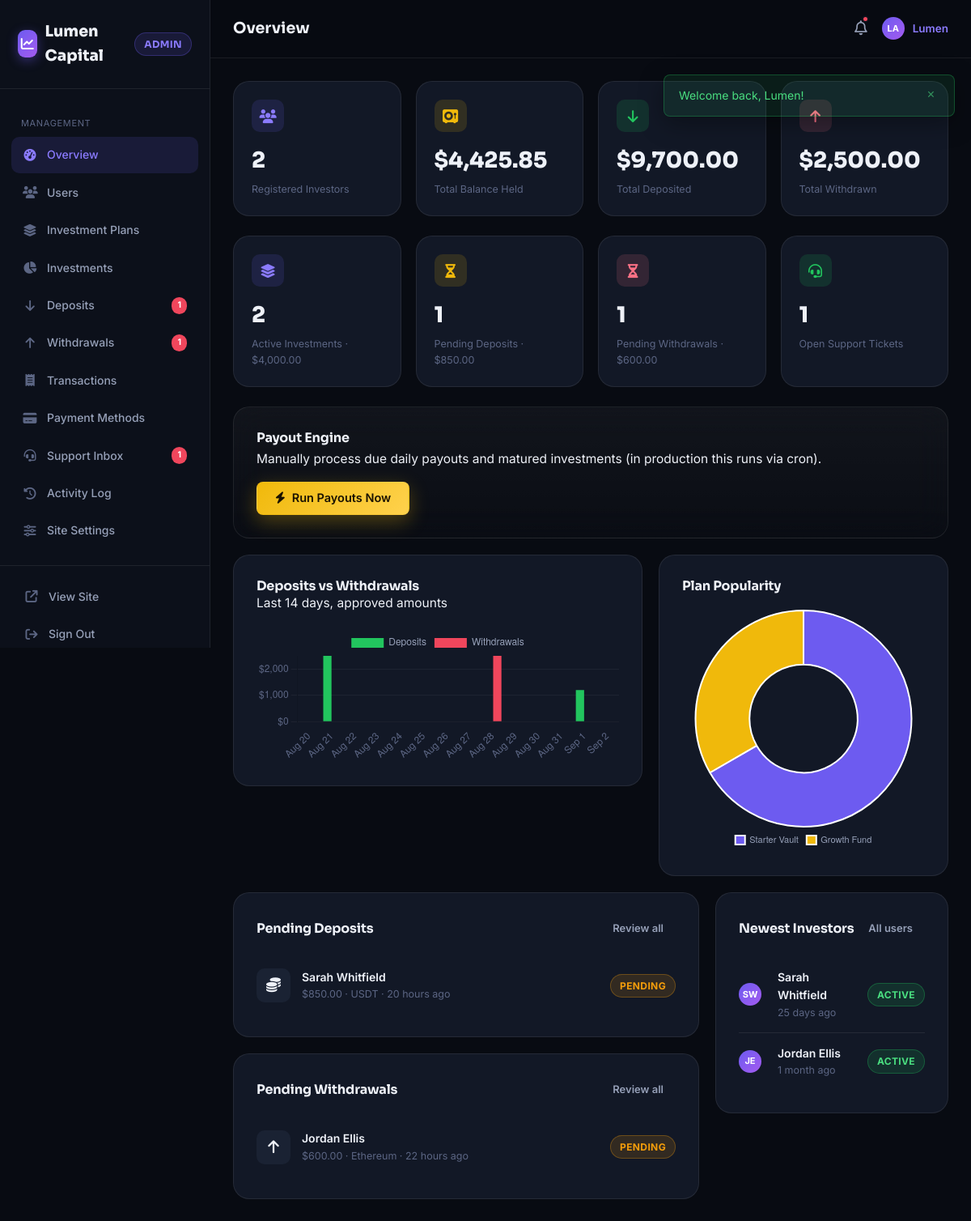
/admin/index.php (signed in), run on the app's committed database.
### tables this page shows
CREATE TABLE `users` (
  `id`                  INT UNSIGNED AUTO_INCREMENT PRIMARY KEY,
  `full_name`           VARCHAR(120)      NOT NULL,
  `email`               VARCHAR(160)      NOT NULL,
  `phone`               VARCHAR(30)       DEFAULT NULL,
  `country`             VARCHAR(80)       DEFAULT NULL,
  `password_hash`       VARCHAR(255)      NOT NULL,
  `referral_code`       VARCHAR(12)       NOT NULL,
  `referred_by`         INT UNSIGNED      DEFAULT NULL,
  `role`                ENUM('user','admin') NOT NULL DEFAULT 'user',
  `status`              ENUM('active','suspended') NOT NULL DEFAULT 'active',
  `balance`             DECIMAL(15,2)     NOT NULL DEFAULT 0.00,
  `total_deposited`     DECIMAL(15,2)     NOT NULL DEFAULT 0.00,
  `total_invested`      DECIMAL(15,2)     NOT NULL DEFAULT 0.00,
  `total_earned`        DECIMAL(15,2)     NOT NULL DEFAULT 0.00,
  `total_withdrawn`     DECIMAL(15,2)     NOT NULL DEFAULT 0.00,
  `payout_wallet`       VARCHAR(160)      DEFAULT NULL,
  `avatar_seed`         VARCHAR(40)       DEFAULT NULL,
  `email_verified_at`   DATETIME          DEFAULT NULL,
  `last_login_at`       DATETIME          DEFAULT NULL,
  `last_login_ip`       VARCHAR(45)       DEFAULT NULL,
  `failed_attempts`     TINYINT UNSIGNED  NOT NULL DEFAULT 0,
  `locked_until`        DATETIME          DEFAULT NULL,
  `created_at`          DATETIME          NOT NULL DEFAULT CURRENT_TIMESTAMP,
  `updated_at`          DATETIME          NOT NULL DEFAULT CURRENT_TIMESTAMP ON UPDATE CURRENT_TIMESTAMP,
  UNIQUE KEY `uq_users_email` (`email`),
  UNIQUE KEY `uq_users_referral_code` (`referral_code`),
  KEY `idx_users_referred_by` (`referred_by`)
);

CREATE TABLE `deposits` (
  `id`                  INT UNSIGNED AUTO_INCREMENT PRIMARY KEY,
  `user_id`             INT UNSIGNED      NOT NULL,
  `amount`              DECIMAL(15,2)     NOT NULL,
  `currency_code`       VARCHAR(20)       NOT NULL,
  `method_label`        VARCHAR(60)       NOT NULL,
  `address_used`        VARCHAR(160)      DEFAULT NULL,
  `txn_reference`       VARCHAR(160)      DEFAULT NULL,
  `note`                VARCHAR(255)      DEFAULT NULL,
  `status`              ENUM('pending','approved','rejected') NOT NULL DEFAULT 'pending',
  `admin_id`            INT UNSIGNED      DEFAULT NULL,
  `admin_note`          VARCHAR(255)      DEFAULT NULL,
  `created_at`          DATETIME          NOT NULL DEFAULT CURRENT_TIMESTAMP,
  `processed_at`        DATETIME          DEFAULT NULL,
  KEY `idx_dep_user` (`user_id`),
  KEY `idx_dep_status` (`status`)
);

CREATE TABLE `withdrawals` (
  `id`                  INT UNSIGNED AUTO_INCREMENT PRIMARY KEY,
  `user_id`             INT UNSIGNED      NOT NULL,
  `amount`              DECIMAL(15,2)     NOT NULL,
  `fee`                 DECIMAL(15,2)     NOT NULL DEFAULT 0.00,
  `net_amount`          DECIMAL(15,2)     NOT NULL,
  `method_label`        VARCHAR(60)       NOT NULL,
  `destination`         VARCHAR(160)      NOT NULL,
  `status`              ENUM('pending','approved','rejected') NOT NULL DEFAULT 'pending',
  `admin_id`            INT UNSIGNED      DEFAULT NULL,
  `admin_note`          VARCHAR(255)      DEFAULT NULL,
  `created_at`          DATETIME          NOT NULL DEFAULT CURRENT_TIMESTAMP,
  `processed_at`        DATETIME          DEFAULT NULL,
  KEY `idx_wd_user` (`user_id`),
  KEY `idx_wd_status` (`status`)
);

### admin/index.php (the view, shortened to what the rows shown need)
<?php
require_admin();
$days = [];
for ($i = 13; $i >= 0; $i--) { $days[] = date('Y-m-d', strtotime("-{$i} days")); }
$depByDay = db()->query("SELECT DATE(created_at) d, COALESCE(SUM(amount),0) s FROM deposits WHERE status='approved' AND created_at >= NOW() - INTERVAL 14 DAY GROUP BY DATE(created_at)")->fetchAll(PDO::FETCH_KEY_PAIR);
$wdByDay = db()->query("SELECT DATE(created_at) d, COALESCE(SUM(amount),0) s FROM withdrawals WHERE status='approved' AND created_at >= NOW() - INTERVAL 14 DAY GROUP BY DATE(created_at)")->fetchAll(PDO::FETCH_KEY_PAIR);
$depSeries = array_map(fn($d) => (float) ($depByDay[$d] ?? 0), $days);
$wdSeries = array_map(fn($d) => (float) ($wdByDay[$d] ?? 0), $days);
$dayLabels = array_map(fn($d) => date('M j', strtotime($d)), $days);
$planPop = db()->query("SELECT plan_name, COUNT(*) c FROM investments GROUP BY plan_name ORDER BY c DESC")->fetchAll();
$recentDeposits = db()->query("SELECT d.*, u.full_name FROM deposits d JOIN users u ON u.id = d.user_id WHERE d.status='pending' ORDER BY d.created_at DESC LIMIT 5")->fetchAll();
$recentWithdrawals = db()->query("SELECT w.*, u.full_name FROM withdrawals w JOIN users u ON u.id = w.user_id WHERE w.status='pending' ORDER BY w.created_at DESC LIMIT 5")->fetchAll();
$recentUsers = db()->query("SELECT * FROM users WHERE role='user' ORDER BY created_at DESC LIMIT 5")->fetchAll();
require __DIR__ . '/../partials/admin_header.php';
?>
<div class="dash-grid">
  <div>
    <div class="card" style="margin-bottom:20px;">
      <?php if (!$recentDeposits): ?>
        <div class="empty-state"><p>No pending deposits.</p></div>
      <?php else: foreach ($recentDeposits as $d): ?>
        <div class="investment-row">
          <div class="inv-plan-icon"><i class="fa-solid fa-coins"></i></div>
          <div class="inv-info">
            <div class="inv-name"><?= e($d['full_name']) ?></div>
            <div class="inv-sub"><?= money((float) $d['amount']) ?> &middot; <?= e($d['currency_code']) ?> &middot; <?= time_ago($d['created_at']) ?></div>
          </div>
          <div class="inv-right"><span class="badge badge-warning">Pending</span></div>
        </div>
      <?php endforeach; endif; ?>
    </div>
    <div class="card">
      <?php if (!$recentWithdrawals): ?>
        <div class="empty-state"><p>No pending withdrawals.</p></div>
      <?php else: foreach ($recentWithdrawals as $w): ?>
        <div class="investment-row">
          <div class="inv-plan-icon"><i class="fa-solid fa-arrow-up"></i></div>
          <div class="inv-info">
            <div class="inv-name"><?= e($w['full_name']) ?></div>
            <div class="inv-sub"><?= money((float) $w['amount']) ?> &middot; <?= e($w['method_label']) ?> &middot; <?= time_ago($w['created_at']) ?></div>
          </div>
          <div class="inv-right"><span class="badge badge-warning">Pending</span></div>
        </div>
      <?php endforeach; endif; ?>
    </div>
  </div>
  <div>
    <div class="card">
      <?php foreach ($recentUsers as $u): ?>
        <div class="investment-row">
          <span class="avatar-circle sm"><?= e(avatar_initials($u['full_name'])) ?></span>
          <div class="inv-info" style="margin-left:6px;">
            <div class="inv-name"><?= e($u['full_name']) ?></div>
            <div class="inv-sub"><?= time_ago($u['created_at']) ?></div>
          </div>
          <div class="inv-right"><span class="badge <?= badge_class($u['status']) ?>"><?= e($u['status']) ?></span></div>
        </div>
      <?php endforeach; ?>
    </div>
  </div>
</div>
<?php
$extraScript = '<script>
new Chart(document.getElementById("flowChart"), {
  type: "bar",
  data: {
    labels: ' . json_encode($dayLabels) . ',
    datasets: [
      { label: "Deposits", data: ' . json_encode($depSeries) . ', backgroundColor: "#22c55e" },
      { label: "Withdrawals", data: ' . json_encode($wdSeries) . ', backgroundColor: "#f0465c" },
    ]
  },
  options: {
    plugins: { legend: { labels: { color: "#96a0b8" } } },
    scales: {
      x: { stacked: false, ticks: { color: "#5c6684" }, grid: { display: false } },
      y: { ticks: { color: "#5c6684", callback: v => "$" + v.toLocaleString() }, grid: { color: "rgba(255,255,255,0.05)" } },
    }
  }
});
new Chart(document.getElementById("planChart"), {
  type: "doughnut",
  data: {
    labels: ' . json_encode(array_column($planPop, 'plan_name')) . ',
    datasets: [{ data: ' . json_encode(array_map('intval', array_column($planPop, 'c'))) . ', backgroundColor: ["#6d5bf0","#f0b90b","#22c55e","#fb7185","#6366f1"] }]
  },
  options: { plugins: { legend: { position: "bottom", labels: { color: "#96a0b8", boxWidth: 12, font: {size: 11} } } } }
});
</script>';
require __DIR__ . '/../partials/admin_footer.php';
?>

### partials/admin_header.php (shortened to what the rows shown need)
<?php
$viewer = current_user();
?>
<!DOCTYPE html>
<html lang="en">
<head>
<link rel="stylesheet" href="<?= asset('vendor/fonts/fonts.css') ?>">
<link rel="stylesheet" href="<?= asset('vendor/fontawesome/css/all.min.css') ?>">
<link rel="stylesheet" href="<?= asset('css/style.css') ?>">
</head>
<body>
<div class="app-shell">
  <div class="main-content">
    <div class="topbar">
      <div class="topbar-actions">
        <a href="<?= url('admin/settings.php') ?>" class="user-chip">
          <span class="avatar-circle sm"><?= e(avatar_initials($viewer['full_name'])) ?></span>
          <span style="font-size:13.5px;font-weight:600;"><?= e(explode(' ', $viewer['full_name'])[0]) ?></span>
        </a>
      </div>
    </div>
    <div class="page-body">

### data on the page
users: full_name "LA", full_name "Lumen"
deposits: user.full_name "Sarah Whitfield", amount "$850.00", currency_code "USDT", created_at "20 hours ago"
withdrawals: user.full_name "Jordan Ellis", amount "$600.00", method_label "Ethereum", created_at "22 hours ago"
users: full_name "SW", full_name "Sarah Whitfield", created_at "25 days ago", status "ACTIVE"
users: full_name "JE", full_name "Jordan Ellis", created_at "1 month ago", status "ACTIVE"

### other printed values
get_setting('site_name', APP_NAME) "Lumen Capital"
$item['label'] "Overview"
$item['label'] "Users"
$item['label'] "Investment Plans"
$item['label'] "Investments"
$item['label'] "Deposits"
$item['count'] "1"
$item['label'] "Withdrawals"
$item['label'] "Transactions"
$item['label'] "Payment Methods"
$item['label'] "Support Inbox"
$item['label'] "Activity Log"
$item['label'] "Site Settings"
$pageTitle "Overview"
$f['message'] "Welcome back, Lumen!"
